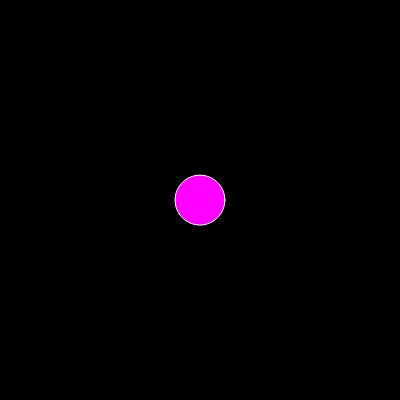
Frame 1 (no input)
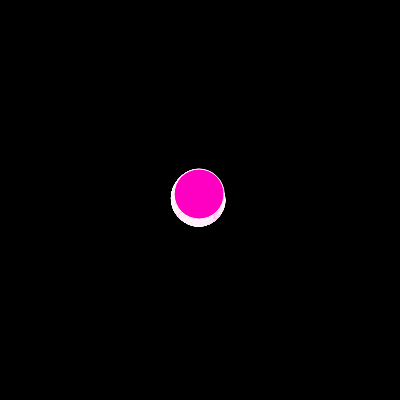
Frame 60 (no input)
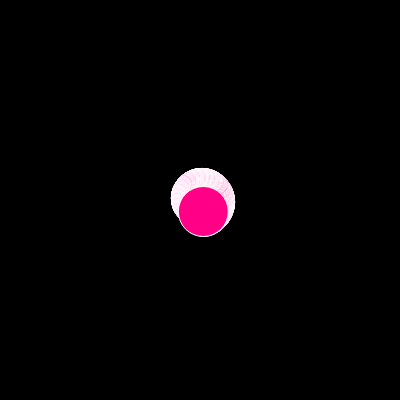
Frame 120 (the mouse pressed at the canvas centre since frame 60)

The p5.js sketch that drew these frames (run headless with seeded random() and noise() and a simulated clock; from frame 60 on, the mouse is pressed at the canvas centre):

// p5.js sketch
// ── sketch.js
let bangle = 0;
let bangleSpeed = 1;
let bradius = 0;
let bred = 255;
let x,y; 

function setup() {
  createCanvas(400, 400);
  background(0);
  x=0;
  y=0;
}

function draw() {
  
  //background(0);
  translate(width/2,height/2);
  constrain(bangle,0,360);
 // constrain(bradius,0,200);
  constrain(x,0,200);
  constrain(y,0,200);
  
 bangle = bangle -.05;
 bradius = bradius +.1;
  
  x = bradius * sin(bangle);
  y = bradius * cos(bangle);
  
  bred = bred - 1;
  stroke( 255);
  line(0,0,x,y);
  fill(255,0,bred);
  circle(x,y,50);

}
